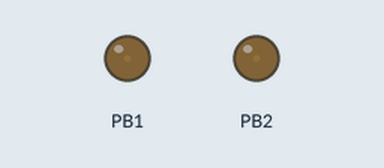
Simulated run of this program. Board: ATmega328P, built with avr-gcc and emulated at 16 MHz. Shown: output pins drawn as LEDs (lit = HIGH).

Above: at 0.05 s.
At 1.95 s:
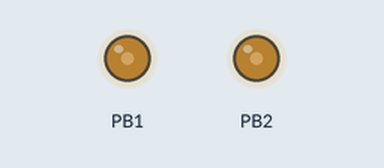
At 3.9 s:
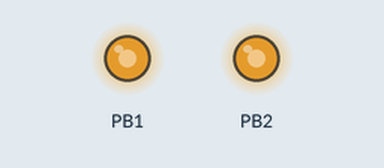
At 10.2 s:
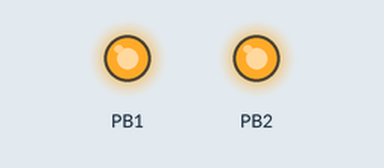
Timing chart, 0 to 13.3 s (numbered marks = the images above):
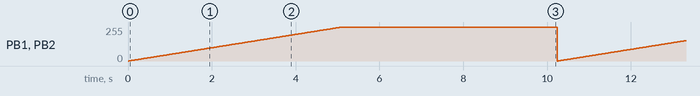

The program:

main.c
```c
/*
 * File:   main.c
 * Author: johan
 *
 * Created on 28 de Maio de 2021, 13:41
 */

//este código PWM foi feito no timer1, ou seja, é um pwm de 10 bits. Este código foi feito com base nas conexões do pro mini
//Para utilizar no Celta caido, será necessário fazer pequenas alterações nos registradores.


#define F_CPU 16000000
#include <avr/io.h>
#include <avr/interrupt.h>
#include <util/delay.h>

#define set_bit(y,bit) (y|=(1<<bit))
#define clr_bit(y,bit) (y&=~(1<<bit)


void setDuty_1(int duty);    //Seleciona o duty cycle na saída digital  3
void setFreq(char option);           //Seleciona a frequência de operação do PWM
void setDuty_2(int duty);

int main(void) {
    DDRB = 0b00000110;  //Habilita PB1 e PB2 como saída
    PORTB = 0b00000000; //PORTB inicializa desligado e saídas sem pull up

    TCCR1A = 0xA2;                 //Configura operação em fast PWM, utilizando registradores OCR1x para comparação

    setFreq(3);                    //Seleciona opção para frequência

    while (1) {
        for(int i = 0; i < 1024; i++ ){
            setDuty_1(i);
            setDuty_2(i);
            _delay_ms(10);
        }

    }
}

void setDuty_1(int duty)
{

   OCR1B = duty;

} //end setDuty_pin3

void setDuty_2(int duty)   //MotorB
{

   OCR1A = duty;    //valores de 0 - 1023

} //end setDuty_pin3

void setFreq(char option)
{
  /*
  TABLE:

      option  frequency (as frequências no timer 1 são menores do que as frequências nos timers 0 e 2)

        1      16    kHz
        2       2    kHz
        3     250     Hz
        4     62,5    Hz
        5     15,6    Hz
  */
   TCCR1B = option;


} //end setFrequency
```

Measured:
- by itself, PB1, PB2: ramps from 0/255 to 255/255 and jumps back, once every 10.2 s
